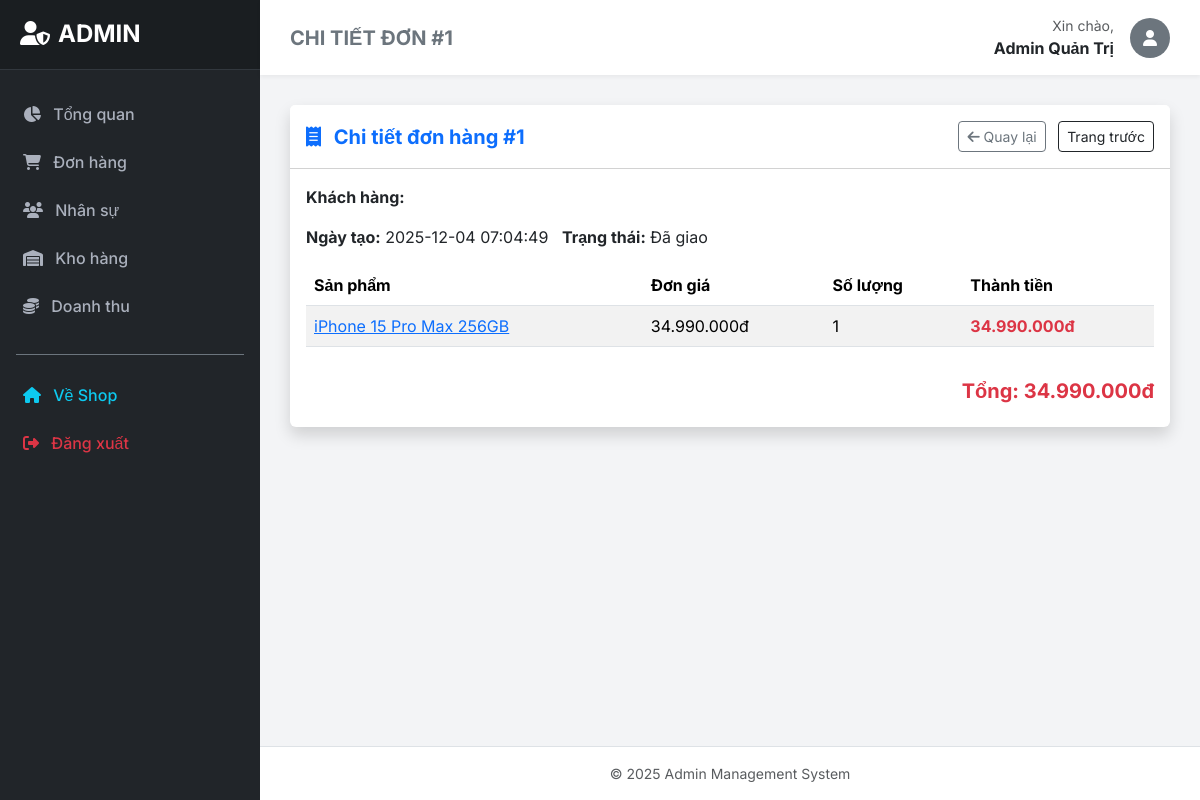
The app's page /admin/orderDetail/1 (signed in) with its own data.
### tables this page shows
CREATE TABLE `donhang` (
  `id` int(11) NOT NULL AUTO_INCREMENT,
  `id_nguoidung` int(11) NOT NULL,
  `ngay_tao` timestamp NOT NULL DEFAULT current_timestamp(),
  `tong_tien` decimal(12,0) NOT NULL,
  `trang_thai` varchar(50) NOT NULL DEFAULT 'Chờ xử lý',
  PRIMARY KEY (`id`),
  KEY `id_nguoidung` (`id_nguoidung`),
  CONSTRAINT `fk_donhang_nguoidung` FOREIGN KEY (`id_nguoidung`) REFERENCES `nguoidung` (`id`) ON DELETE CASCADE ON UPDATE CASCADE
);

CREATE TABLE `donhang_chitiet` (
  `id` int(11) NOT NULL AUTO_INCREMENT,
  `id_donhang` int(11) NOT NULL,
  `id_sanpham` int(11) NULL,
  `so_luong` int(11) NOT NULL,
  `don_gia_luc_mua` decimal(12,0) NOT NULL,
  PRIMARY KEY (`id`),
  KEY `id_donhang` (`id_donhang`),
  KEY `id_sanpham` (`id_sanpham`),
  CONSTRAINT `fk_chitiet_donhang` FOREIGN KEY (`id_donhang`) REFERENCES `donhang` (`id`) ON DELETE CASCADE ON UPDATE CASCADE,
  CONSTRAINT `fk_chitiet_sanpham` FOREIGN KEY (`id_sanpham`) REFERENCES `sanpham` (`id`) ON DELETE SET NULL ON UPDATE CASCADE
);

CREATE TABLE `sanpham` (
  `id` int(11) NOT NULL AUTO_INCREMENT,
  `ten_sanpham` varchar(255) NOT NULL,
  `gia` decimal(12,0) NOT NULL DEFAULT 0,
  `hinhanh` varchar(255) NOT NULL,
  `mo_ta` text DEFAULT NULL,
  `thong_so_ky_thuat` text DEFAULT NULL,
  `so_luong_ton` int(11) NOT NULL DEFAULT 0,
  `luot_xem` int(11) NOT NULL DEFAULT 0,
  `avg_rating` float DEFAULT 0, 
  `id_danhmuc` int(11) DEFAULT NULL,
  `ngay_tao` timestamp NOT NULL DEFAULT current_timestamp(),
  PRIMARY KEY (`id`),
  KEY `id_danhmuc` (`id_danhmuc`),
  CONSTRAINT `fk_sanpham_danhmuc` FOREIGN KEY (`id_danhmuc`) REFERENCES `danhmuc` (`id`) ON DELETE SET NULL ON UPDATE CASCADE
);

### controllers/AdminController.php (called while the page is built, shortened)
<?php
class AdminController extends Controller {
    public function orderDetail($order_id = 0) {
        $order_id = (int)$order_id;
        $orderModel = $this->loadModel('Order');
        $order = $orderModel->getOrderById($order_id);
        $details = $orderModel->getOrderDetails($order_id);
        $this->loadView('admin/order_detail', [
            'title' => 'Chi tiết đơn #' . $order['id'],
            'order' => $order,
            'details' => $details
        ], 'admin');
    }
}
?>

### models/Order.php (called while the page is built, shortened)
<?php
class Order extends Database {
    public function getOrderDetails($order_id) {
        $sql = "SELECT dc.*, sp.ten_sanpham, sp.hinhanh
                FROM donhang_chitiet AS dc
                JOIN sanpham AS sp ON dc.id_sanpham = sp.id
                WHERE dc.id_donhang = :order_id";
        return self::query($sql, [':order_id' => $order_id]);
    }
    public function getOrderById($order_id, $user_id = null) {
        if ($user_id) {
            $sql = "SELECT * FROM donhang WHERE id = :id AND id_nguoidung = :user_id";
            return self::query($sql, [':id' => $order_id, ':user_id' => $user_id], false);
        } else {
            $sql = "SELECT * FROM donhang WHERE id = :id";
            return self::query($sql, [':id' => $order_id], false);
        }
    }
}
?>

### models/Database.php (called while the page is built, shortened)
<?php
class Database {
    private static $conn = null;
    public static function getConnection() {
        if (self::$conn === null) {
            $host = DB_HOST;
            $db_name = DB_NAME;
            $username = DB_USER;
            $password = DB_PASS;
            $charset = DB_CHARSET;
            $dsn = "mysql:host=$host;dbname=$db_name;charset=$charset";
            $options = [
                PDO::ATTR_ERRMODE            => PDO::ERRMODE_EXCEPTION,
                PDO::ATTR_DEFAULT_FETCH_MODE => PDO::FETCH_ASSOC,
                PDO::ATTR_EMULATE_PREPARES   => false,
            ];
            try {
                self::$conn = new PDO($dsn, $username, $password, $options);
            } catch (PDOException $e) {
                die("Lỗi kết nối CSDL: " . $e->getMessage());
            }
        }
        return self::$conn;
    }
    private static function _query($sql, $params = [], $fetchAll = true) {
        try {
            $stmt = self::getConnection()->prepare($sql);
            $stmt->execute($params);
            if ($fetchAll) {
                return $stmt->fetchAll();
            }
            return $stmt->fetch();
        } catch (PDOException $e) {
            if (DEBUG_MODE) {
                echo "Lỗi truy vấn: " . $e->getMessage();
            }
            return null;
        }
    }
    public static function query($sql, $params = [], $fetchAll = true) {
        return self::_query($sql, $params, $fetchAll);
    }
}
?>

### views/admin/order_detail.php (the view, shortened to what this page needs)
<div class="card shadow border-0">
    <div class="card-header bg-white py-3 d-flex justify-content-between align-items-center">
        <h5 class="mb-0 fw-bold text-primary"><i class="fas fa-receipt me-2"></i> Chi tiết đơn hàng #<?= htmlspecialchars($order['id'] ?? '') ?></h5>
        <div>
            <a href="<?= BASE_URL ?>/admin/orders" class="btn btn-sm btn-outline-secondary me-2"><i class="fas fa-arrow-left"></i> Quay lại</a>
            <a href="javascript:history.back()" class="btn btn-sm btn-outline-dark">Trang trước</a>
        </div>
    </div>
    <div class="card-body">
        <div class="mb-3">
            <strong>Khách hàng:</strong> <?= htmlspecialchars($order['ho_ten'] ?? '') ?> &nbsp;
        </div>
        <div class="mb-3">
            <strong>Ngày tạo:</strong> <?= htmlspecialchars($order['ngay_tao'] ?? '') ?> &nbsp;
            <strong>Trạng thái:</strong> <?= htmlspecialchars($order['trang_thai'] ?? '') ?>
        </div>
        <div class="table-responsive">
            <table class="table table-striped">
                <thead>
                    <tr>
                        <th>Sản phẩm</th>
                        <th>Đơn giá</th>
                        <th>Số lượng</th>
                        <th>Thành tiền</th>
                    </tr>
                </thead>
                <tbody>
                    <?php if (empty($details)): ?>
                        <tr><td colspan="4" class="text-center text-muted">Không có sản phẩm trong đơn</td></tr>
                    <?php else: foreach ($details as $d): ?>
                        <tr>
                            <td>
                                <a href="<?= BASE_URL ?>/product/detail/<?= htmlspecialchars($d['id_sanpham']) ?>" target="_blank">
                                    <?= htmlspecialchars($d['ten_sanpham']) ?>
                                </a>
                            </td>
                            <td><?= number_format($d['don_gia_luc_mua'] ?? 0, 0, ',', '.') ?>đ</td>
                            <td><?= (int)($d['so_luong'] ?? 0) ?></td>
                            <td class="text-danger fw-bold"><?= number_format((($d['don_gia_luc_mua'] ?? 0) * ($d['so_luong'] ?? 0)), 0, ',', '.') ?>đ</td>
                        </tr>
                    <?php endforeach; endif; ?>
                </tbody>
            </table>
        </div>
        <div class="text-end mt-3">
            <h5 class="fw-bold text-danger">Tổng: <?= number_format($order['tong_tien'] ?? 0, 0, ',', '.') ?>đ</h5>
        </div>
    </div>
</div>

### views/layout/admin.php (style rules this page uses)
body { font-family: 'Inter', sans-serif; background-color: #f3f4f6; min-height: 100vh; display: flex; }

### records on screen
donhang: id "1", ngay_tao "2025-12-04 07:04:49", trang_thai "Đã giao", tong_tien "34.990.000"
donhang_chitiet: id_sanpham.ten_sanpham "iPhone 15 Pro Max 256GB", don_gia_luc_mua "34.990.000", so_luong "1", ($d['don_gia_luc_mua'] ?? 0) * ($d['so_luong'] ?? 0) "34.990.000"

### other values on screen
$title "CHI TIẾT ĐƠN #1"
$_SESSION['user']['ho_ten'] "Admin Quản Trị"
